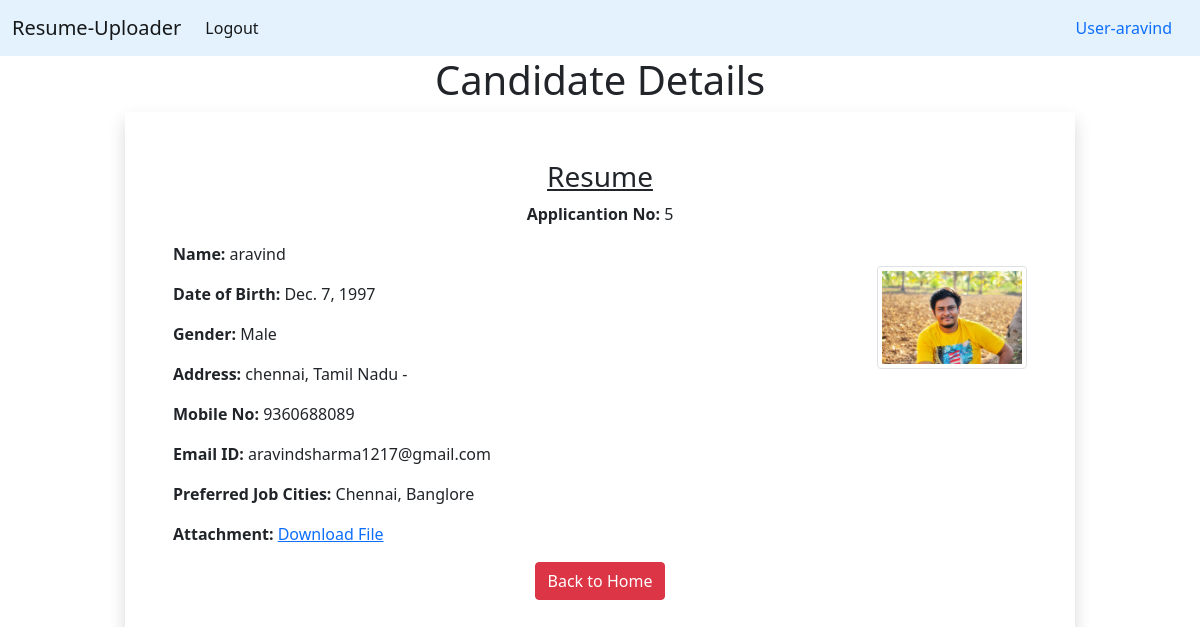
The app's page /5 (signed in) with its own data.
### myapp/models.py (models this page shows)
class Resume(models.Model):
 name = models.CharField(max_length=100)
 dob = models.DateField(auto_now=False, auto_now_add=False)
 gender = models.CharField(max_length=100)
 city = models.CharField(max_length=100)
 pincode = models.PositiveIntegerField()
 state = models.CharField(choices=STATES, max_length=50)
 mobile = models.PositiveIntegerField()
 email = models.EmailField()
 job_city = models.CharField(max_length=50)
 profile = models.ImageField(upload_to='uploads', blank=True)
 files = models.FileField(upload_to='doc', blank=True)

### myapp/views.py (the view)
# urls.py: path('<int:pk>', views.detailview, name='detail'),
@login_required
def detailview(request,pk):
    obj = Resume.objects.get(pk = pk)
    return render(request,'users.html',{"obj":obj})

### myapp/templatetags/myfilter.py (called while the page is built)
@register.filter(name = 'remove_special')
def remove(value, arg):
    for char in arg:
        value = value.replace(char,'')
    return value

### myapp/templates/users.html
{% extends 'base.html' %}
{% load myfilter %}
{% block content %}
<div class="container">
    <h1 class = "text-center">Candidate Details</h1>
    <div class="row">
        <div class="col-sm-10 shadow p-5 offset-sm-1">
            <h3 class="text-center"><u>Resume</u></h3>
            <p class="text-center"> <strong>Applicantion No:</strong>   {{obj.id}}</p>
            <img src="{{obj.profile.url}}" alt="" class="img-fluid img-thumbnail float-end mt-4" width="150"
                height="150">
            <p><strong>Name:</strong> {{obj.name}}</p>
            <p><strong>Date of Birth:</strong> {{obj.dob}}</p>
            <p><strong>Gender:</strong> {{obj.gender}}</p>
            <p><strong>Address:</strong> {{obj.city}}, {{obj.state}} - {{obj.pin}}</p>
            <p><strong>Mobile No:</strong> {{obj.mobile}}</p>
            <p><strong>Email ID:</strong> {{obj.email}}</p>
            <p><strong>Preferred Job Cities:</strong> {{obj.job_city |remove_special:"[]'"}}</p>
            <p><strong>Attachment:</strong> <a href="{{obj.files.url}}">Download File</a></p>
            <div class="text-center">
                <a href="{%url 'home' %}" class="btn btn-danger">Back to Home</a>
            </div>
    </div>
</div>
{% endblock content%}

### templates/base.html (shortened to what this page needs)
<!DOCTYPE html>
{% load static %}
{% load myfilter %}
<html lang="en">
<head>
    <link href="https://cdn.jsdelivr.net/npm/bootstrap@5.0.0-beta2/dist/css/bootstrap.min.css" rel="stylesheet"
>
    <link rel="stylesheet" href="//code.jquery.com/ui/1.12.1/themes/base/jquery-ui.css">
    <link rel="stylesheet" href="{% static 'css/style.css' %}">
</head>
<body>
    <nav class="navbar navbar-expand-lg navbar-light" style="background-color: #e3f2fd;">
        <div class="container-fluid">
            <a class="navbar-brand" href="#">Resume-Uploader</a>
            <div class="collapse navbar-collapse" id="navbarSupportedContent">
                <ul class="navbar-nav me-auto mb-2 mb-lg-0">
                    {% if request.user.is_authenticated %}
                    <li class="nav-item">
                        <a class="nav-link active" aria-current="page" href="{% url  'logout' %}">Logout</a>
                    </li>
                    {% endif %}
                </ul>
                {% if request.user.is_authenticated %}
                <div class="d-flex">
                    <a class="nav-link active" href="#" >User-{{user.username}}</a>
                </div>
                {% endif %}
            </div>
        </div>
    </nav>
        {% block content %}
        {% endblock content%}
</body>
</html>

### records on screen
Resume: id "5", profile (picture), name "aravind", dob "Dec. 7, 1997", gender "Male", city "chennai", state "Tamil Nadu", mobile "9360688089", email "aravindsharma1217@gmail.com", job_city|remove_special "Chennai, Banglore"

### other values on screen
{{ user.username }} "aravind"
